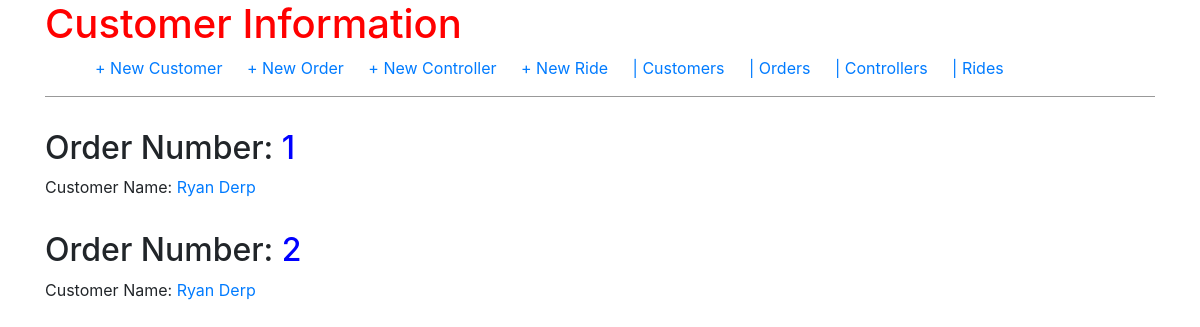
The page /order/ on the database its author committed.
### orders/models.py (models this page shows, shortened)
class Order(models.Model):
    order_number = models.AutoField(primary_key=True)
    customer_number = models.ForeignKey(Customer, on_delete=models.CASCADE, related_name='orders')
    date_created = models.DateField(auto_now_add=True)
    last_updated = models.DateField(auto_now=True)
    description = models.CharField(max_length=200, null=True, blank=True)
    ride = models.ForeignKey(Ride, on_delete=models.CASCADE, related_name='orders', null=True)

class Customer(models.Model):
    customer_name = models.CharField(max_length=100)
    customer_phone_number = models.CharField(max_length=10)
    customer_email = models.EmailField()
    customer_business_name = models.CharField(max_length=200)
    def __str__(self):
        return self.customer_name

### orders/views.py (the view)
# urls.py: path('order/', views.OrderListView.as_view(), name='order_list'),
class OrderListView(ListView):
    model = Order
    template_name = 'order_list.html'

### templates/order_list.html
{% extends 'base.html' %}
{% block content %}
{% for order in object_list %}
<div class="post-entry">
    <h2>Order Number: <a href="{% url 'order_detail' order.pk %}">{{ order.order_number }}</a></h2>Customer Name: <a
        href="{% url 'customer_detail' order.customer_number.pk %}"> {{ order.customer_number }}</a> </h2>
</div>
{% endfor %}
{% endblock content %}

### static/css/base.css (style rules this page uses)
body { font-family: 'Source Sans Pro', sans-serif; font-size: 18px; }
.post-entry { margin-bottom: 2rem; }
.post-entry h2 { margin: .5 rem 0; }
.post-entry h2 a, .post-entry h2 a:visited { color: blue; text-decoration: none; }

### rows shown on the page
Order: order_number "1", customer_number "Ryan Derp"
Order: order_number "2", customer_number "Ryan Derp"
